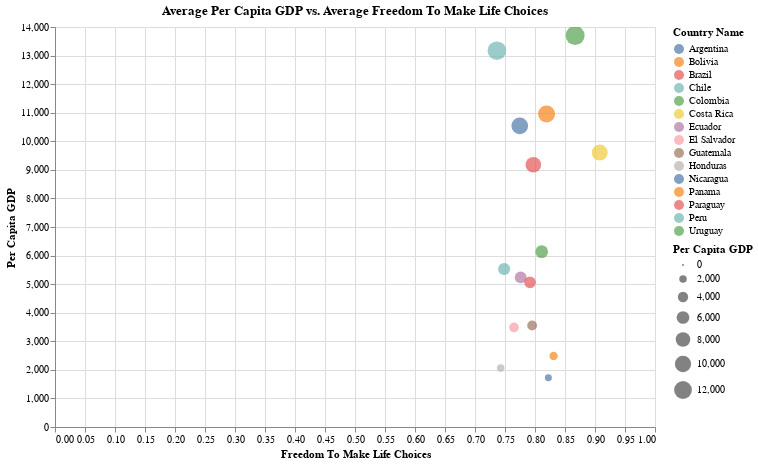

Notebook code cell kept with this figure:
### Code cell
# Compute the average Per Capita GDP per country
avg_gdp = pivoted_dataset.groupby('Country Name')['Per Capita GDP'].mean().reset_index()

# Compute the average Freedom To Make Life Choices per country
avg_social_support = latam.groupby('Country Name')['Freedom To Make Life Choices'].mean().reset_index()

# Merge the average datasets
merged_data = pd.merge(avg_gdp, avg_social_support, on='Country Name')

# Create the Altair plot
plot = alt.Chart(merged_data).mark_circle().encode(
    y='Per Capita GDP:Q',
    x='Freedom To Make Life Choices:Q',
    color='Country Name:N',
    size='Per Capita GDP:Q',
    tooltip=['Country Name', 'Per Capita GDP', 'Freedom To Make Life Choices']
).properties(
    title='Average Per Capita GDP vs. Average Freedom To Make Life Choices'
).interactive().configure_view(
    width=600,  # Set the width of the plot
    height=400  # Set the height of the plot
)

# Display the plot
plot

### Figure 1 — Vega-Lite specification as saved in the notebook (floating-point values rounded to 4 significant figures)
{"config": {"view": {"continuousWidth": 400, "continuousHeight": 300, "height": 400, "width": 600}}, "data": {"name": "data-786a8ac72557aac036516796537d2665"}, "mark": "circle", "encoding": {"color": {"type": "nominal", "field": "Country Name"}, "size": {"type": "quantitative", "field": "Per Capita GDP"}, "tooltip": [{"type": "nominal", "field": "Country Name"}, {"type": "quantitative", "field": "Per Capita GDP"}, {"type": "quantitative", "field": "Freedom To Make Life Choices"}], "x": {"type": "quantitative", "field": "Freedom To Make Life Choices"}, "y": {"type": "quantitative", "field": "Per Capita GDP"}}, "selection": {"selector004": {"type": "interval", "bind": "scales", "encodings": ["x", "y"]}}, "title": "Average Per Capita GDP vs. Average Freedom To Make Life Choices", "$schema": "https://vega.github.io/schema/vega-lite/v4.8.1.json", "datasets": {"data-786a8ac72557aac036516796537d2665": [{"Country Name": "Argentina", "Per Capita GDP": 10540.0, "Freedom To Make Life Choices": 0.7746}, {"Country Name": "Bolivia", "Per Capita GDP": 2487.0, "Freedom To Make Life Choices": 0.831}, {"Country Name": "Brazil", "Per Capita GDP": 9181.0, "Freedom To Make Life Choices": 0.7972}, {"Country Name": "Chile", "Per Capita GDP": 13170.0, "Freedom To Make Life Choices": 0.7365}, {"Country Name": "Colombia", "Per Capita GDP": 6137.0, "Freedom To Make Life Choices": 0.8112}, {"Country Name": "Costa Rica", "Per Capita GDP": 9606.0, "Freedom To Make Life Choices": 0.9079}, {"Country Name": "Ecuador", "Per Capita GDP": 5235.0, "Freedom To Make Life Choices": 0.7761}, {"Country Name": "El Salvador", "Per Capita GDP": 3485.0, "Freedom To Make Life Choices": 0.7651}, {"Country Name": "Guatemala", "Per Capita GDP": 3552.0, "Freedom To Make Life Choices": 0.7952}, {"Country Name": "Honduras", "Per Capita GDP": 2062.0, "Freedom To Make Life Choices": 0.7428}, {"Country Name": "Nicaragua", "Per Capita GDP": 1720.0, "Freedom To Make Life Choices": 0.8223}, {"Country Name": "Panama", "Per Capita GDP": 10960.0, "Freedom To Make Life Choices": 0.8193}, {"Country Name": "Paraguay", "Per Capita GDP": 5063.0, "Freedom To Make Life Choices": 0.7917}, {"Country Name": "Peru", "Per Capita GDP": 5528.0, "Freedom To Make Life Choices": 0.7485}, {"Country Name": "Uruguay", "Per Capita GDP": 13700.0, "Freedom To Make Life Choices": 0.8669}]}}
